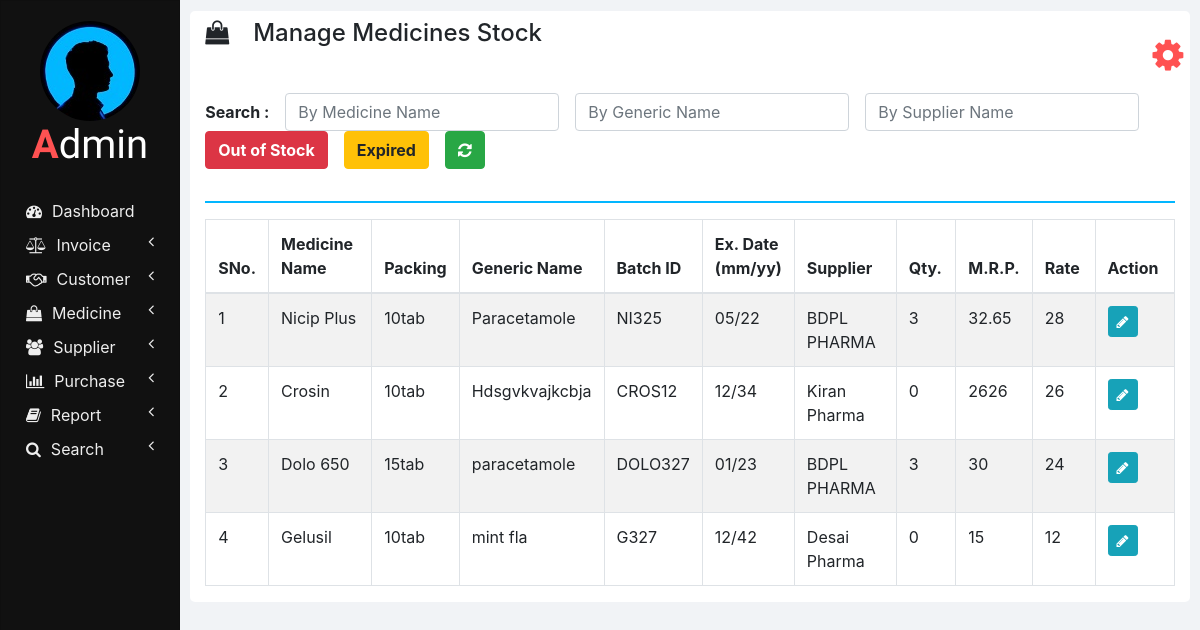
Page /manage_medicine_stock.php on the committed database.
### tables this page shows
CREATE TABLE `medicines` (
  `ID` int(11) NOT NULL,
  `NAME` varchar(100) NOT NULL,
  `PACKING` varchar(20) NOT NULL,
  `GENERIC_NAME` varchar(100) NOT NULL,
  `SUPPLIER_NAME` varchar(100) NOT NULL
);

CREATE TABLE `medicines_stock` (
  `ID` int(11) NOT NULL,
  `NAME` varchar(100) NOT NULL,
  `BATCH_ID` varchar(20) NOT NULL,
  `EXPIRY_DATE` varchar(10) NOT NULL,
  `QUANTITY` int(11) NOT NULL,
  `MRP` double NOT NULL,
  `RATE` double NOT NULL
);

### php/manage_medicine_stock.php (the view, shortened to what this page needs)
<?php
  function showMedicinesStock($id) {
    require "db_connection.php";
    if($con) {
      $seq_no = 0;
      $query = "SELECT * FROM medicines INNER JOIN medicines_stock ON medicines.NAME = medicines_stock.NAME";
      $result = mysqli_query($con, $query);
      while($row = mysqli_fetch_array($result)) {
        $seq_no++;
        if($row['BATCH_ID'] == $id)
          showEditOptionsRow($seq_no, $row);
        else
          showMedicineStockRow($seq_no, $row);
      }
    }
  }
  function showMedicineStockRow($seq_no, $row) {
    ?>
    <tr>
      <td><?php echo $seq_no; ?></td>
      <td><?php echo $row['NAME']; ?></td>
      <td><?php echo $row['PACKING']; ?></td>
      <td><?php echo $row['GENERIC_NAME']; ?></td>
      <td><?php echo $row['BATCH_ID']; ?></td>
      <td><?php echo $row['EXPIRY_DATE']; ?></td>
      <td><?php echo $row['SUPPLIER_NAME']; ?></td>
      <td><?php echo $row['QUANTITY']; ?></td>
      <td><?php echo $row['MRP']; ?></td>
      <td><?php echo $row['RATE']; ?></td>
      <td>
        <button href="" class="btn btn-info btn-sm" onclick="editMedicineStock('<?php echo $row['BATCH_ID']; ?>');">
          <i class="fa fa-pencil"></i>
        </button>
      </td>
    </tr>
    <?php
  }
  ?>

### css/sidenav.css (style rules this page uses)
body { background-color: #f1f3f6; }
.sidenav { width: 15%; height: 100vh; background-color: #222222; position: fixed; z-index: 1; flex: 1 0 auto; }
.card { width: 100%; height: 100%; top: 0; border-radius: 0; background-color: #111111; }
.logo .logo-caption { font-family: 'Poiret One', cursive; color: #ffffff; text-align: center; margin-bottom: 25px; }
.logo .profile { margin-left: 50%; border-radius: 50%; transform: translate(-50%); }
.logo .tweak { color: #ff5252; font-weight: bold; }
.main-menu-item { padding: 5px 5px; cursor: pointer; }
.main-menu-item > a { color: #eeeeee; text-decoration: none; font-size: 16px; }
.main-menu-item > a > span { margin-left: 10px; }

### css/home.css (style rules this page uses)
html, body { height: 100vh; }

### rows in the picture
medicines: seq_no "1", medicines_stock.NAME "Nicip Plus", PACKING "10tab", GENERIC_NAME "Paracetamole", medicines_stock.BATCH_ID "NI325", medicines_stock.EXPIRY_DATE "05/22", SUPPLIER_NAME "BDPL PHARMA", medicines_stock.QUANTITY "3", medicines_stock.MRP "32.65", medicines_stock.RATE "28"
medicines: seq_no "2", medicines_stock.NAME "Crosin", PACKING "10tab", GENERIC_NAME "Hdsgvkvajkcbja", medicines_stock.BATCH_ID "CROS12", medicines_stock.EXPIRY_DATE "12/34", SUPPLIER_NAME "Kiran Pharma", medicines_stock.QUANTITY "0", medicines_stock.MRP "2626", medicines_stock.RATE "26"
medicines: seq_no "3", medicines_stock.NAME "Dolo 650", PACKING "15tab", GENERIC_NAME "paracetamole", medicines_stock.BATCH_ID "DOLO327", medicines_stock.EXPIRY_DATE "01/23", SUPPLIER_NAME "BDPL PHARMA", medicines_stock.QUANTITY "3", medicines_stock.MRP "30", medicines_stock.RATE "24"
medicines: seq_no "4", medicines_stock.NAME "Gelusil", PACKING "10tab", GENERIC_NAME "mint fla", medicines_stock.BATCH_ID "G327", medicines_stock.EXPIRY_DATE "12/42", SUPPLIER_NAME "Desai Pharma", medicines_stock.QUANTITY "0", medicines_stock.MRP "15", medicines_stock.RATE "12"

### other values in the picture
$heading "Manage Medicines Stock"
